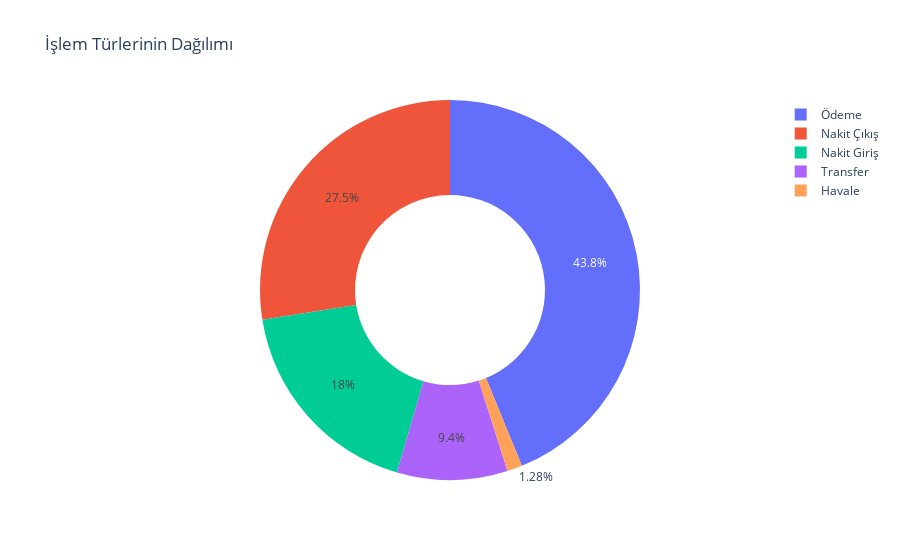

Notebook cell for this chart:
### Code cell
df['type'] = df['type'].replace({'PAYMENT': 'Ödeme', 'CASH_OUT': 'Nakit Çıkış', 'CASH_IN': 'Nakit Giriş', 'TRANSFER': 'Transfer', 'DEBIT': 'Havale'})

type = df["type"].value_counts()
transactions = type.index
quantity = type.values

import plotly .express as px
figure = px.pie(df, values=quantity, names=transactions, hole=0.5, title="İşlem Türlerinin Dağılımı")
figure.show()

### Figure 1 — Plotly figure (JSON) as saved in the notebook; plotly's stock layout.template omitted (floating-point values rounded to 4 significant figures)
{"data": [{"domain": {"x": [0, 1], "y": [0, 1]}, "hole": 0.5, "hovertemplate": "label=%{label}<br>value=%{value}<extra></extra>", "labels": ["Ödeme", "Nakit Çıkış", "Nakit Giriş", "Transfer", "Havale"], "legendgroup": "", "name": "", "showlegend": true, "type": "pie", "values": [21912, 13756, 8992, 4700, 640]}], "layout": {"legend": {"tracegroupgap": 0}, "title": {"text": "İşlem Türlerinin Dağılımı"}}}
